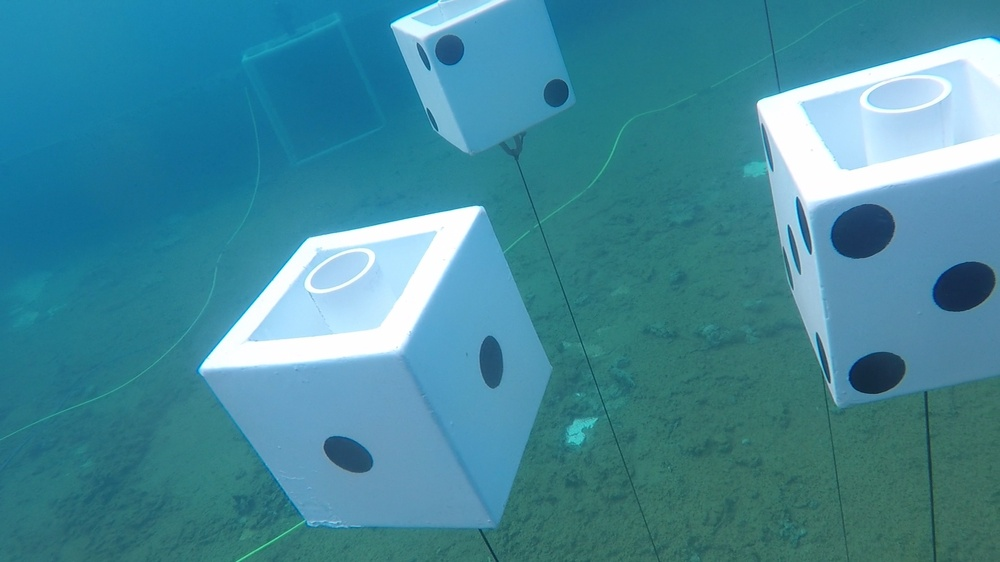
#> input picture preprocessing/preprocessingImages/images/dices-2164.jpg, 1000 x 562 px, shrunk from 1920 x 1080 before the run, found by its file name
$ python cornerDetection.py
#> lines starting #> are read from the running program, lines starting #| are printed output that depends on the picture; after the words box and inside, x2 and y2 are one past the last pixel; in counts of white or black regions, pixels touching at a corner belong together
#> further down, img is the input picture: shape (562, 1000, 3); mean B, G, R 154.1, 136.9, 66.9
import math
import numpy as np
import cv2 as cv

# helper for filtering points
def distance(pt1, pt2):
        (x1, y1), (x2, y2) = pt1, pt2
        dist = math.sqrt( (x2 - x1)**2 + (y2 - y1)**2 )
        return dist


def get_contours(img):
    blockSize = 2     # the size of neighbourhood considered for corner detection
    size = 5          # aperture parameter of Sobel derivative used
    k = 0.07          # Harris detector free parameter in the equation
    thresh = 10       # threshold for point filtering


    # convert the input image into grayscale color space
    grayImage = cv.cvtColor(img, cv.COLOR_BGR2GRAY)
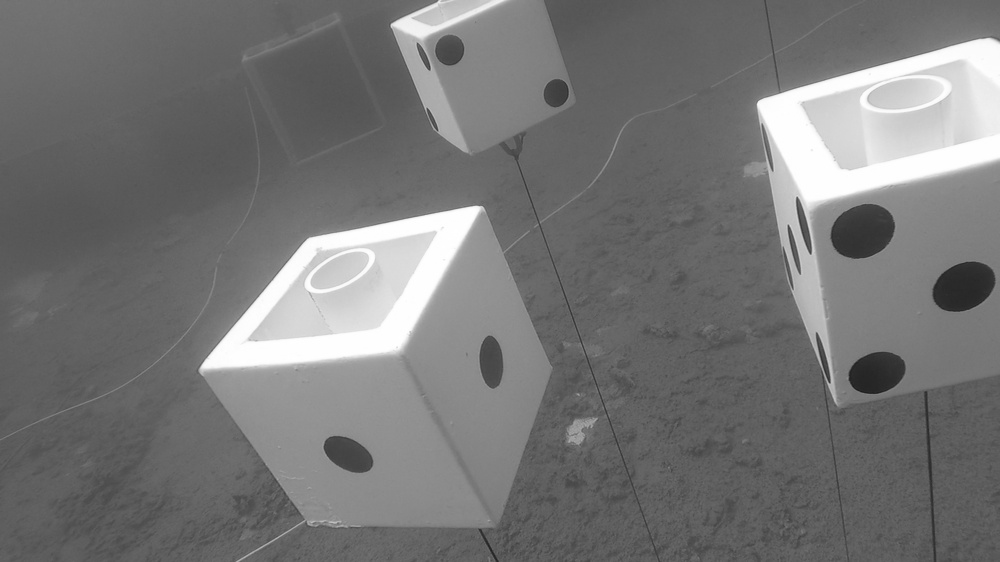
#> grayImage: shape (562, 1000); min 26, max 255, mean 117.9

    # modify the data type setting to 32-bit floating point and get corners
    operatedImage = np.float32(grayImage)
    dst = cv.cornerHarris(operatedImage, blockSize, size, k)
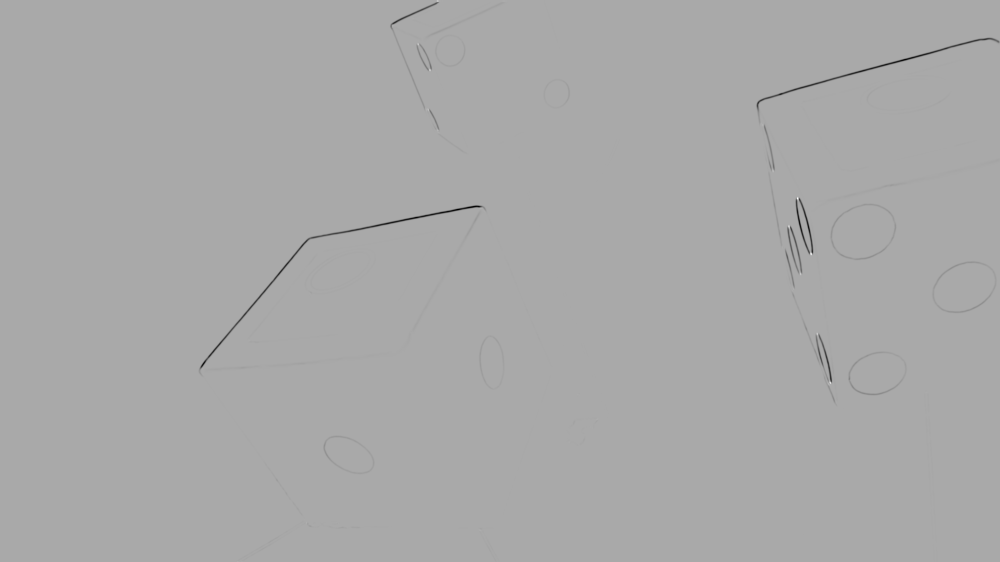
#> dst: shape (562, 1000) float32; min -1.26e+09, max 635511424, mean -3145413; drawn with min black and max white

    # finding the cordinates of corners
    bwCorners = np.zeros_like(operatedImage)
    bwCorners[dst > 0.01*dst.max()] = 255

    coor_array = np.argwhere(bwCorners)
    coor_list = [l.tolist() for l in list(coor_array)]
    coor_tuples = [tuple(l) for l in coor_list]


    # filter out the coordinates that are close, threshold defined above
    # (here I just took the first point, for improvement we can take center point)
    i = 1
    for pt1 in coor_tuples:
        for pt2 in coor_tuples[i::1]:
            if (distance(pt1, pt2) < thresh):
                coor_tuples.remove(pt2)
        i += 1


    # show the final points on a copy of the image

    img2 = img.copy()
    for pt in coor_tuples:
        cv.circle(img2, tuple(reversed(pt)), 3, (0, 0, 255), -1)
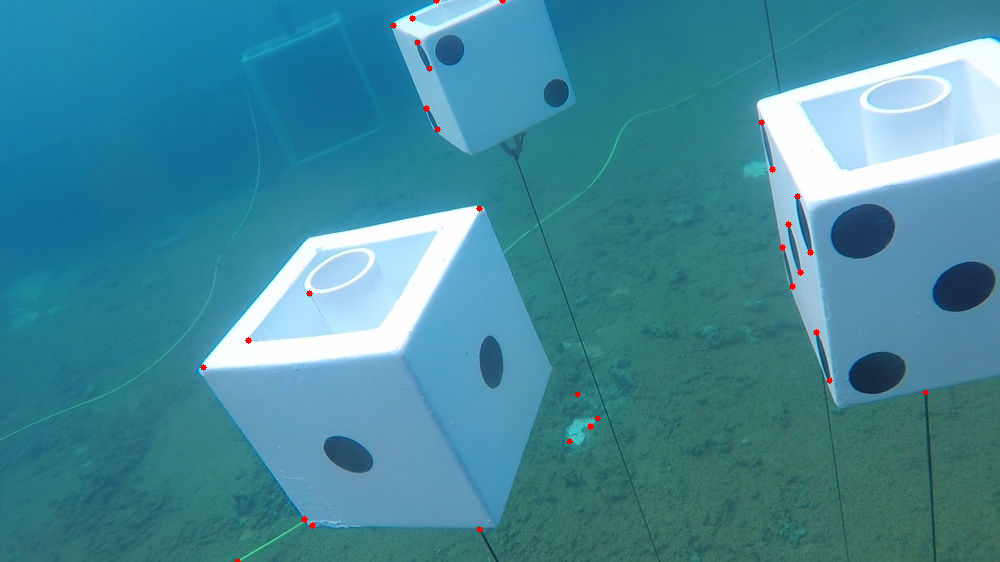
#> img2: shape (562, 1000, 3); 0.15% of pixels changed, all inside (x1, y1, x2, y2) = (200, 0, 929, 562)
    cv.imshow('Image with main corners', img2)
    cv.waitKey(0)


    return coor_tuples


img = cv.imread("dices-2164.jpg")
corners = get_contours(img)
#> corners = 31 pairs, first value 0 to 561, second value 203 to 925
print(corners)
#> (printed output is left out)

$ run again, with preprocessing/preprocessingImages/images/dices-1256.jpg copied over preprocessing/preprocessingImages/images/dices-2164.jpg
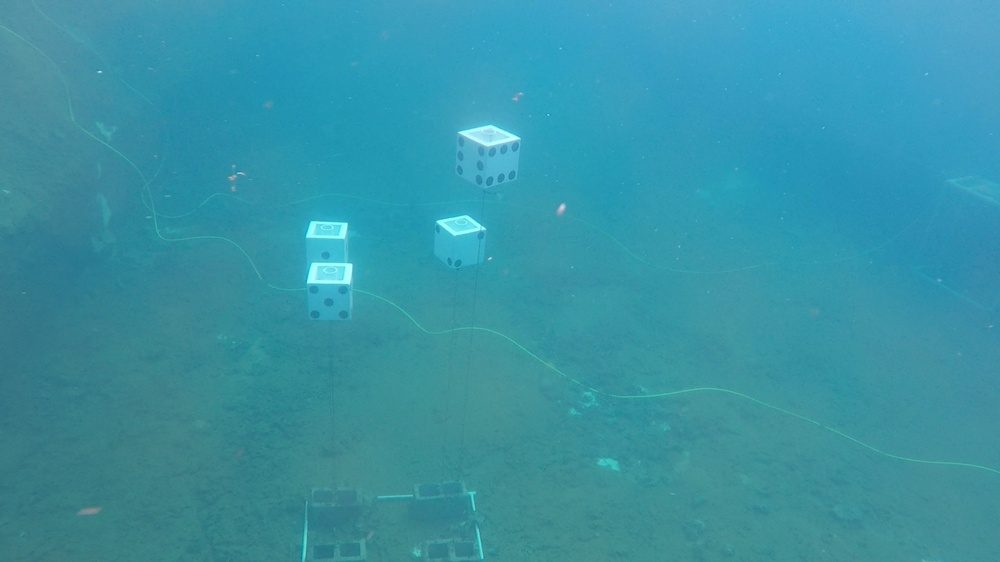
#> input picture preprocessing/preprocessingImages/images/dices-1256.jpg, 1000 x 562 px, shrunk from 1920 x 1080 before the run, found by its file name
#> img is the input picture: shape (562, 1000, 3); mean B, G, R 165, 147.5, 55.2
#> in get_contours, `dst = cv.cornerHarris(operatedImage, blockSize, size, k)`:
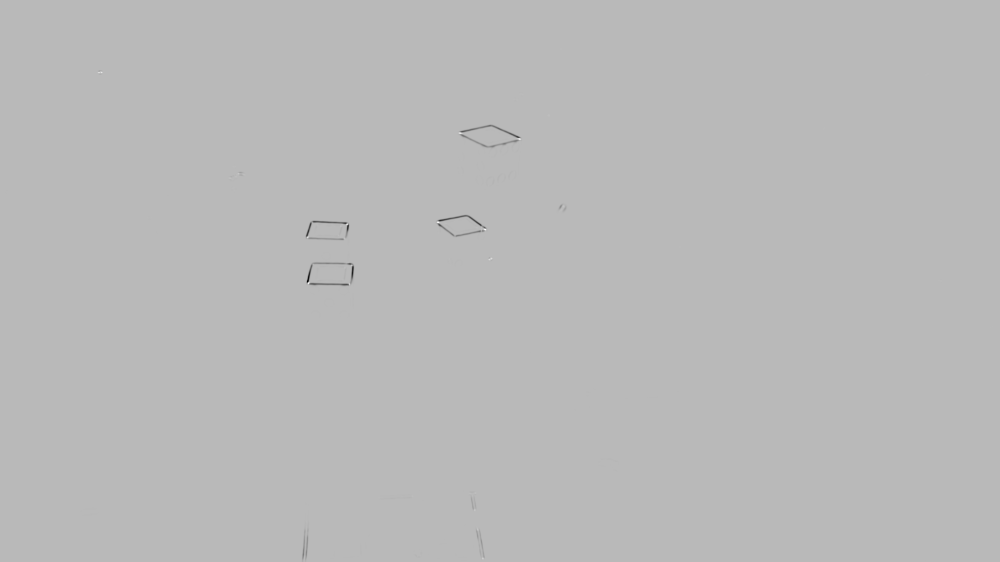
#> dst: shape (562, 1000) float32; min -317278592, max 119074208, mean -199781; drawn with min black and max white
#> after the loop in get_contours, `for pt in coor_tuples:`:
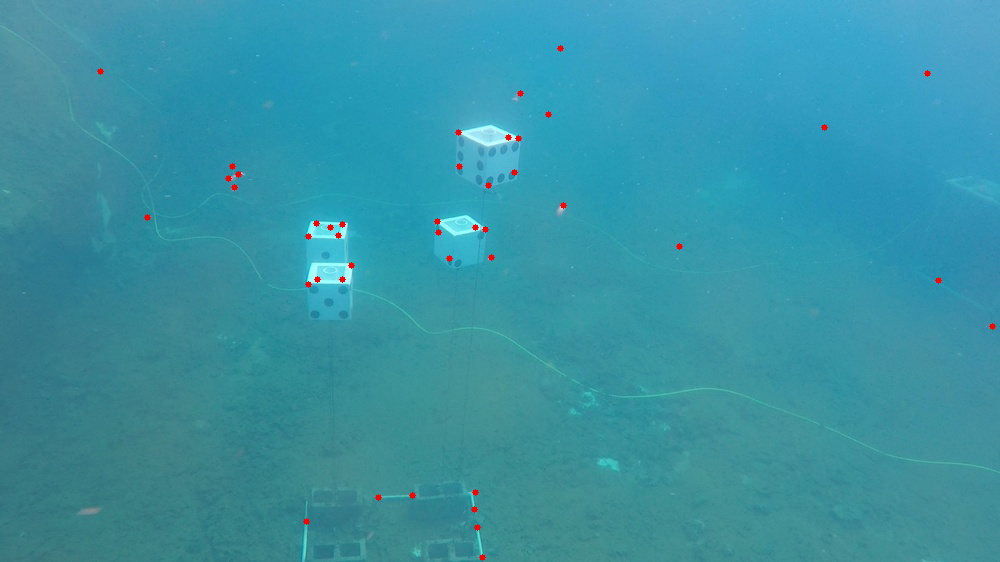
#> img2: shape (562, 1000, 3); 0.22% of pixels changed, all inside (x1, y1, x2, y2) = (97, 45, 996, 561)
#> corners = 43 pairs, first value 48 to 557, second value 100 to 992
#> (printed output is left out)

$ run again, with preprocessing/preprocessingImages/images/dices-1404.jpg copied over preprocessing/preprocessingImages/images/dices-2164.jpg
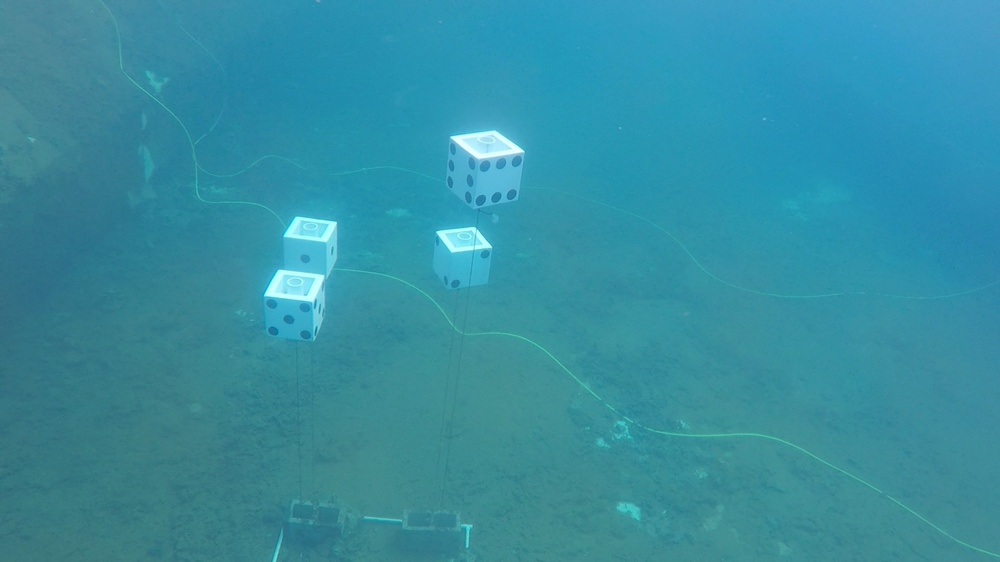
#> input picture preprocessing/preprocessingImages/images/dices-1404.jpg, 1000 x 562 px, shrunk from 1920 x 1080 before the run, found by its file name
#> img is the input picture: shape (562, 1000, 3); mean B, G, R 161.1, 142.5, 52.8
#> in get_contours, `dst = cv.cornerHarris(operatedImage, blockSize, size, k)`:
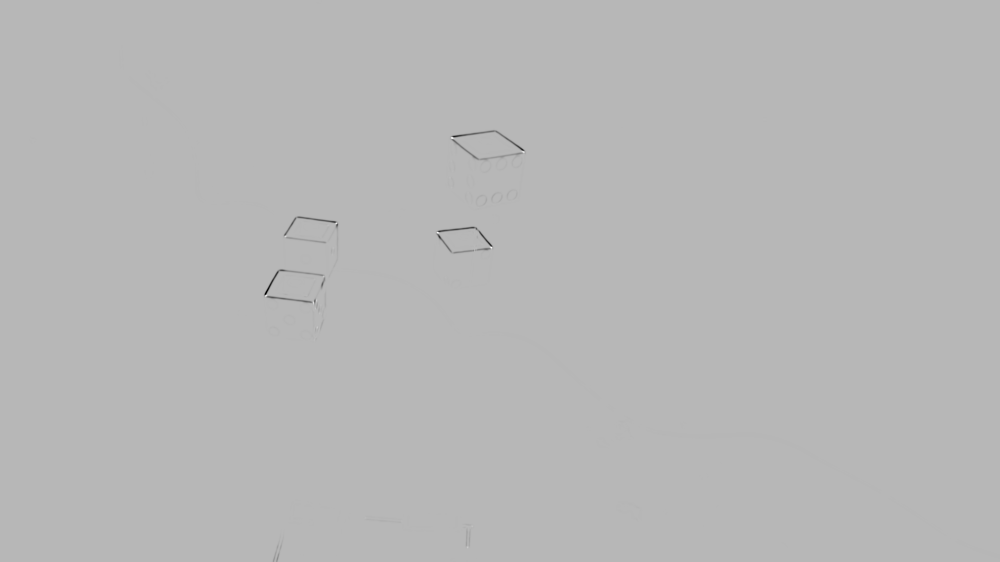
#> dst: shape (562, 1000) float32; min -440320480, max 173053040, mean -332350.1; drawn with min black and max white
#> after the loop in get_contours, `for pt in coor_tuples:`:
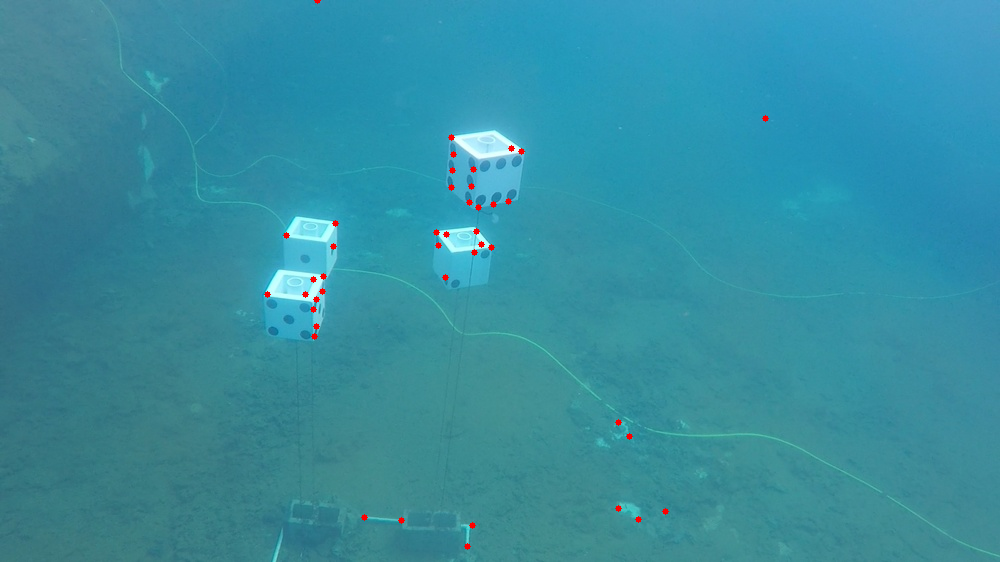
#> img2: shape (562, 1000, 3); 0.22% of pixels changed, all inside (x1, y1, x2, y2) = (264, 0, 769, 550)
#> corners = 43 pairs, first value 0 to 546, second value 267 to 765
#> (printed output is left out)

$ run again, with preprocessing/preprocessingImages/images/dices-1703.jpg copied over preprocessing/preprocessingImages/images/dices-2164.jpg
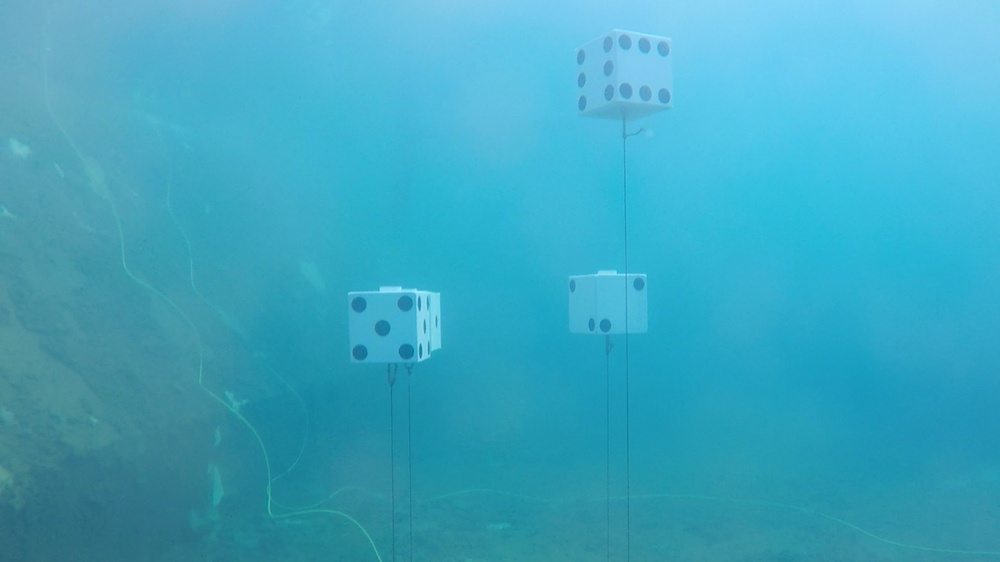
#> input picture preprocessing/preprocessingImages/images/dices-1703.jpg, 1000 x 562 px, shrunk from 1920 x 1080 before the run, found by its file name
#> img is the input picture: shape (562, 1000, 3); mean B, G, R 192.8, 166.8, 60.5
#> in get_contours, `grayImage = cv.cvtColor(img, cv.COLOR_BGR2GRAY)`:
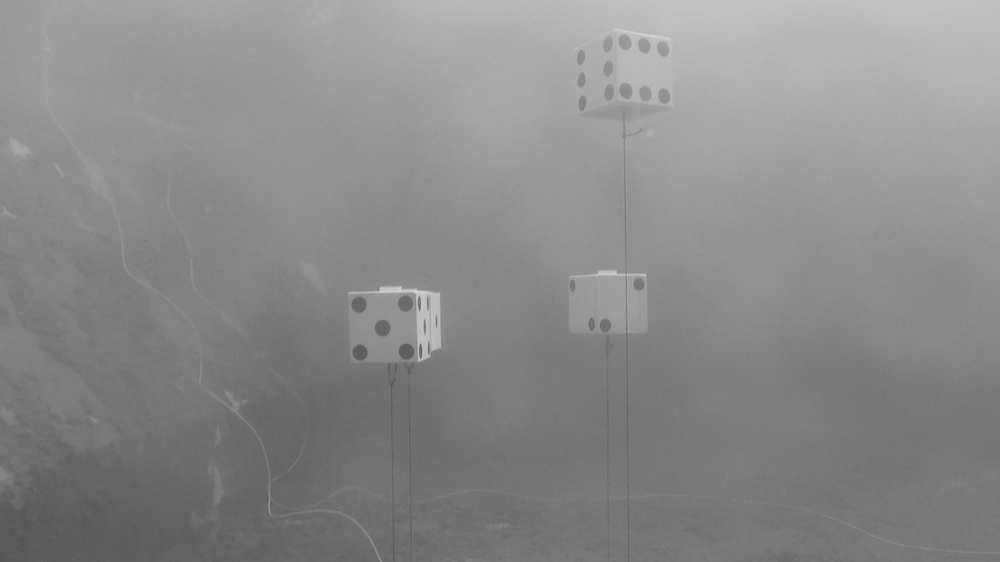
#> grayImage: shape (562, 1000); min 83, max 217, mean 138
#> after the loop in get_contours, `for pt in coor_tuples:`:
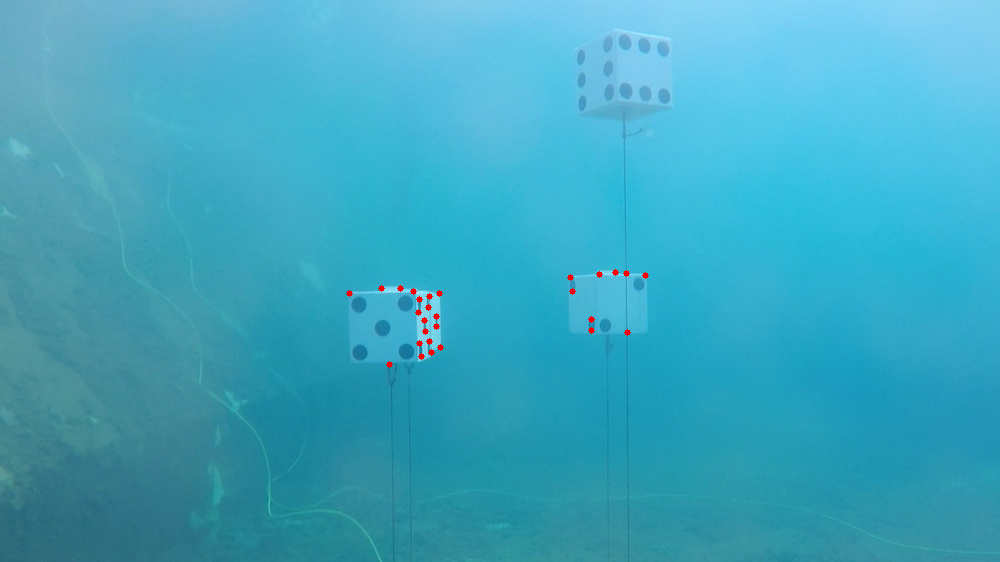
#> img2: shape (562, 1000, 3); 0.14% of pixels changed, all inside (x1, y1, x2, y2) = (346, 269, 649, 368)
#> corners = 28 pairs, first value 272 to 364, second value 349 to 645
#> (printed output is left out)
